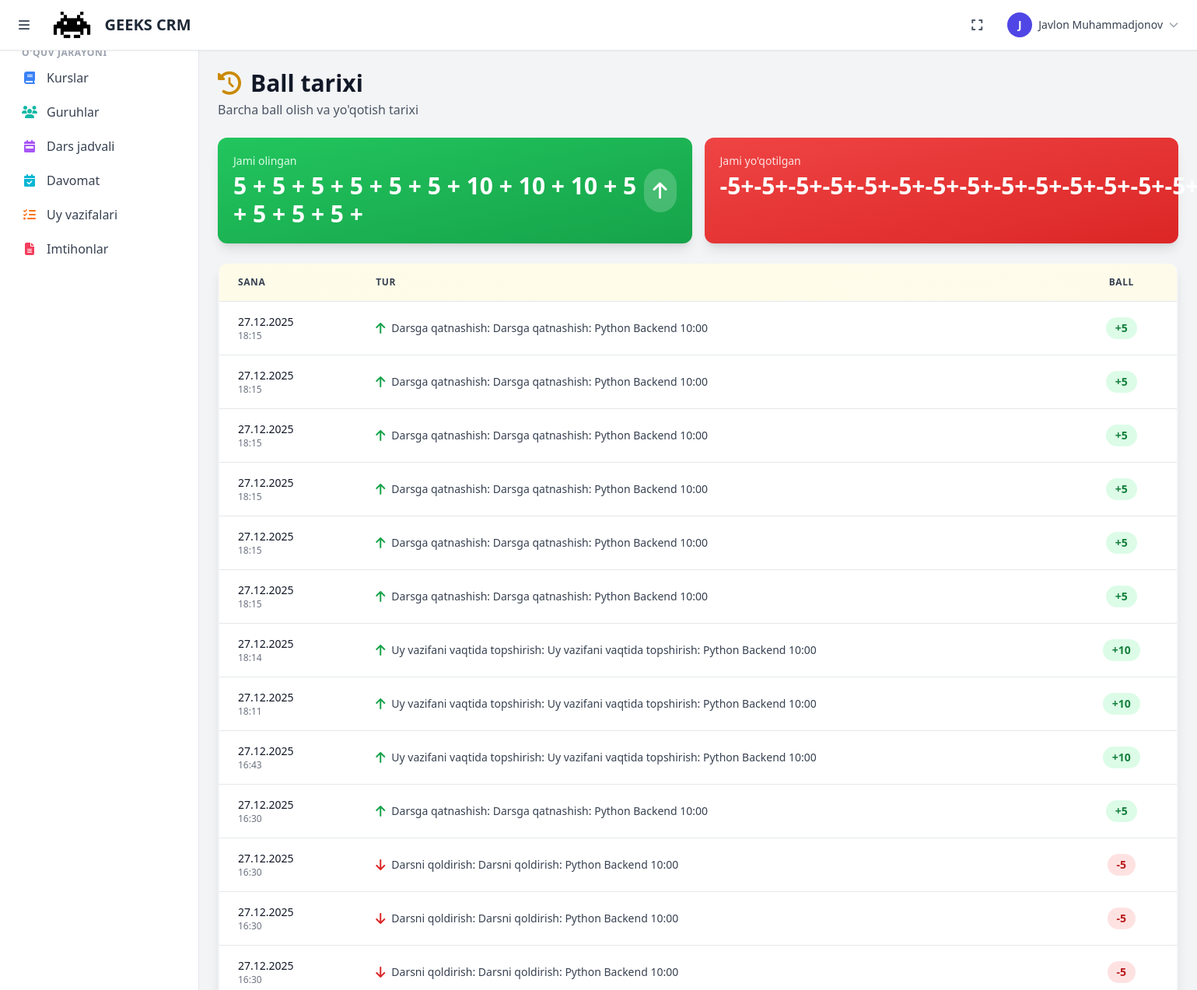
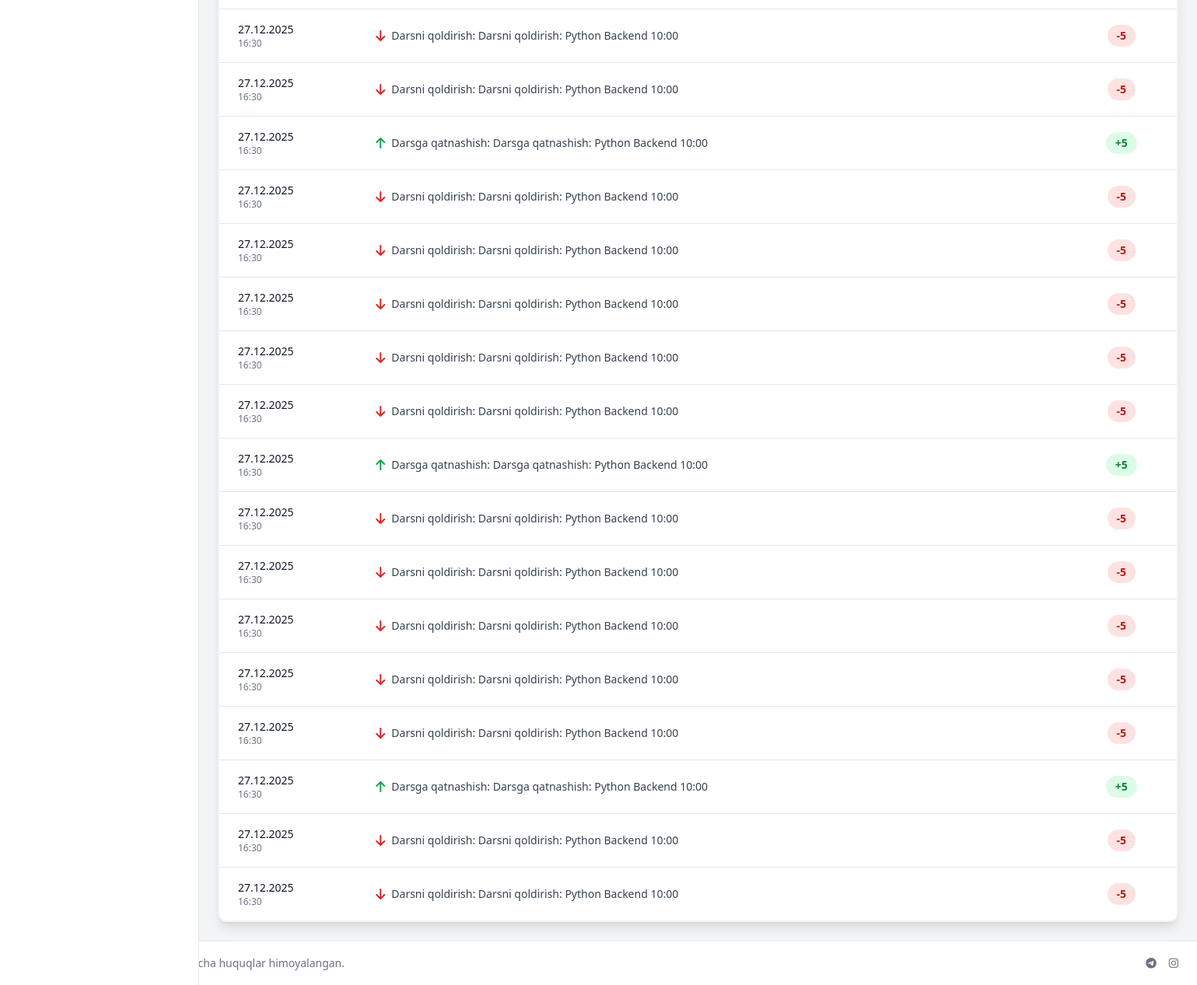
The app's page /gamification/points/history/ (signed in) with its own data (2 pictures, top to bottom).
### accounts/models.py (models this page shows, shortened)
class User(AbstractUser):
    ROLE_CHOICES = [
        ('admin', 'Administrator'),
        ('manager', 'Menejer'),
        ('mentor', 'Mentor'),
        ('student', "O'quvchi"),
        ('accountant', 'Buxgalter'),
        ('sales', 'Sotuvchi'),
        ('sales_manager', 'Sotuvchilar menejeri'),
    ]
    role = models.CharField(max_length=20, choices=ROLE_CHOICES, default='student', verbose_name='Rol')
    phone = models.CharField(max_length=20, blank=True, null=True, verbose_name='Telefon')
    telegram_id = models.BigIntegerField(blank=True, null=True, unique=True, verbose_name='Telegram ID')
    telegram_username = models.CharField(max_length=100, blank=True, null=True, verbose_name='Telegram username')
    avatar = models.ImageField(upload_to='avatars/', blank=True, null=True, verbose_name='Avatar')
    is_active = models.BooleanField(default=True, verbose_name='Faol')
    created_at = models.DateTimeField(auto_now_add=True, verbose_name='Yaratilgan sana')
    updated_at = models.DateTimeField(auto_now=True, verbose_name='Yangilangan sana')
    class Meta:
        verbose_name = 'Foydalanuvchi'
        verbose_name_plural = 'Foydalanuvchilar'
        ordering = ['-created_at']
        indexes = [
            models.Index(fields=['role', 'is_active']),
            models.Index(fields=['telegram_id']),
            models.Index(fields=['created_at']),
        ]
    def get_full_name(self):
        return f"{self.first_name} {self.last_name}"
    @property
    def is_mentor(self):
        return self.role == 'mentor'
    @property
    def is_student(self):
        return self.role == 'student'

### gamification/models.py (models this page shows, shortened)
class PointTransaction(models.Model):
    POINT_TYPE_CHOICES = [
        ('attendance_present', 'Darsga qatnashish'),
        ('homework_on_time', 'Uy vazifani vaqtida topshirish'),
        ('homework_late', 'Uy vazifani kech topshirish'),
        ('attendance_absent', 'Darsni qoldirish'),
        ('exam_high_score', 'Imtihondan yuqori ball'),
        ('badge_earned', 'Badge olish'),
        ('manual', 'Qo\'lda qo\'shish'),
    ]
    student = models.ForeignKey(User, on_delete=models.CASCADE, related_name='point_transactions',
                               limit_choices_to={'role': 'student'})
    points = models.IntegerField()  # + yoki - ball
    point_type = models.CharField(max_length=30, choices=POINT_TYPE_CHOICES)
    description = models.TextField(blank=True, null=True)
    attendance = models.ForeignKey(Attendance, on_delete=models.SET_NULL, null=True, blank=True,
                                   related_name='point_transactions')
    homework = models.ForeignKey(Homework, on_delete=models.SET_NULL, null=True, blank=True,
                                 related_name='point_transactions')
    exam_result = models.ForeignKey(ExamResult, on_delete=models.SET_NULL, null=True, blank=True,
                                    related_name='point_transactions')
    created_at = models.DateTimeField(auto_now_add=True)
    class Meta:
        verbose_name = _('Point Transaction')
        verbose_name_plural = _('Point Transactions')
        ordering = ['-created_at']
        indexes = [
            models.Index(fields=['student', 'created_at']),
            models.Index(fields=['point_type', 'created_at']),
        ]

### gamification/views.py (the view)
# urls.py: path('points/history/', views.PointHistoryView.as_view(), name='point_history'),
class PointHistoryView(LoginRequiredMixin, ListView):
    model = PointTransaction
    template_name = 'gamification/point_history.html'
    context_object_name = 'points'
    paginate_by = 30
    def get_queryset(self):
        if self.request.user.is_student:
            student = self.request.user
            queryset = PointTransaction.objects.filter(student=student).select_related(
                'attendance', 'homework', 'exam_result', 'student'
            ).order_by('-created_at')
        else:
            student_id = self.request.GET.get('student_id')
            if student_id:
                from accounts.models import User
                try:
                    student = User.objects.get(pk=student_id, role='student')
                    queryset = PointTransaction.objects.filter(student=student).select_related(
                        'attendance', 'homework', 'exam_result', 'student'
                    ).order_by('-created_at')
                except User.DoesNotExist:
                    queryset = PointTransaction.objects.none()
            else:
                queryset = PointTransaction.objects.select_related(
                    'attendance', 'homework', 'exam_result', 'student'
                ).order_by('-created_at')
        return queryset

### homework/context_processors.py (called while the page is built)
def homework_notifications(request):
    context = {}
    if request.user.is_authenticated:
        if request.user.is_mentor:
            submitted_count = Homework.objects.filter(
                lesson__group__mentor=request.user,
                is_submitted=True
            ).filter(
                grade__isnull=True
            ).count()
            context['submitted_homeworks_count'] = submitted_count
        elif request.user.is_student:
            pending_count = Homework.objects.filter(
                student=request.user,
                is_submitted=False
            ).count()
            context['pending_homeworks_count'] = pending_count
    return context

### templates/gamification/point_history.html (shortened to what this page needs)
{% extends 'base.html' %}
{% load static %}
{% block content %}
<div class="space-y-6">
    <div class="flex flex-col sm:flex-row sm:items-center sm:justify-between gap-4">
        <div>
            <h1 class="text-2xl sm:text-3xl font-bold text-gray-900 flex items-center gap-3">
                <i class="fas fa-history text-yellow-600"></i>
                Ball tarixi
            </h1>
            <p class="text-gray-600 mt-1">Barcha ball olish va yo'qotish tarixi</p>
        </div>
    </div>
    {% if points %}
    <div class="grid grid-cols-1 sm:grid-cols-2 gap-4">
        <div class="bg-gradient-to-br from-green-500 to-green-600 rounded-xl shadow-lg p-5 text-white">
            <div class="flex items-center justify-between">
                <div>
                    <p class="text-green-100 text-sm font-medium mb-1">Jami olingan</p>
                    <p class="text-3xl font-bold">
                        {% for p in points %}
                        {% if p.points > 0 %}
                        {{ p.points }}
                        {% if not forloop.last %}+{% endif %}
                        {% endif %}
                        {% endfor %}
                    </p>
                </div>
                <div class="bg-white bg-opacity-20 rounded-full p-3 backdrop-blur-sm">
                    <i class="fas fa-arrow-up text-2xl"></i>
                </div>
            </div>
        </div>
        <div class="bg-gradient-to-br from-red-500 to-red-600 rounded-xl shadow-lg p-5 text-white">
            <div class="flex items-center justify-between">
                <div>
                    <p class="text-red-100 text-sm font-medium mb-1">Jami yo'qotilgan</p>
                    <p class="text-3xl font-bold">
                        {% for p in points %}{% if p.points < 0 %}{{ p.points }}{% if not forloop.last %}+{% endif %}{% endif %}{% endfor %}
                    </p>
                </div>
            </div>
        </div>
    </div>
    {% endif %}
    <div class="bg-white rounded-xl shadow-lg overflow-hidden border-2 border-gray-100">
        <div class="overflow-x-auto">
            <table class="w-full min-w-full divide-y divide-gray-200">
                <thead class="bg-gradient-to-r from-yellow-50 to-amber-50">
                    <tr>
                        <th class="px-6 py-4 text-left text-xs font-bold text-gray-700 uppercase tracking-wider">Sana</th>
                        <th class="px-6 py-4 text-left text-xs font-bold text-gray-700 uppercase tracking-wider">Tur</th>
                        <th class="px-6 py-4 text-center text-xs font-bold text-gray-700 uppercase tracking-wider">Ball</th>
                    </tr>
                </thead>
                <tbody class="bg-white divide-y divide-gray-200">
                    {% for p in points %}
                    <tr class="hover:bg-yellow-50 transition">
                        <td class="px-6 py-4 text-sm font-medium text-gray-900">
                            <div class="flex flex-col">
                                <span>{{ p.created_at|date:"d.m.Y" }}</span>
                                <span class="text-xs text-gray-500">{{ p.created_at|date:"H:i" }}</span>
                            </div>
                        </td>
                        <td class="px-6 py-4">
                            <div class="flex items-center gap-2">
                                <i class="fas {% if p.points > 0 %}fa-arrow-up text-green-600{% else %}fa-arrow-down text-red-600{% endif %}"></i>
                                <span class="text-sm text-gray-700">{{ p.get_point_type_display }}{% if p.description %}: {{ p.description }}{% endif %}</span>
                            </div>
                        </td>
                        <td class="px-6 py-4 text-center">
                            <span class="inline-flex items-center px-3 py-1 rounded-full text-sm font-bold {% if p.points > 0 %}bg-green-100 text-green-700{% else %}bg-red-100 text-red-700{% endif %}">
                                {% if p.points > 0 %}+{% endif %}{{ p.points }}
                            </span>
                        </td>
                    </tr>
                    {% endfor %}
                </tbody>
            </table>
        </div>
    </div>
</div>
{% endblock %}

### templates/base.html (shortened to what this page needs)
{% load static %}
{% load humanize %}
{% load crud_tags %}
<!DOCTYPE html>
<html lang="uz">
<head>
    <script src="https://cdn.tailwindcss.com"></script>
    <link href="https://cdnjs.cloudflare.com/ajax/libs/font-awesome/6.5.1/css/all.min.css" rel="stylesheet">
</head>
<body class="bg-gray-100 min-h-screen flex flex-col">
    <nav class="bg-white shadow-sm border-b border-gray-200 sticky top-0 z-40">
        <div class="max-w-full mx-auto px-4">
            <div class="flex items-center justify-between h-16">
                <div class="flex items-center gap-4">
                    <button id="sidebarToggle" class="p-2 rounded-lg hover:bg-gray-100 transition"
                            onclick="toggleSidebar()" title="Sidebar'ni yashirish/ko'rsatish">
                        <i class="fas fa-bars text-gray-600"></i>
                    </button>
                    <a href="{% url 'dashboard' %}" class="flex items-center gap-3">
                        <img src="{% static 'img/logo_dark.png' %}" alt="Logo" class="h-10 w-auto" onerror="this.style.display='none'">
                        <span class="text-xl font-bold text-gray-800">GEEKS CRM</span>
                    </a>
                </div>
                {% if user.is_authenticated %}
                <div class="flex items-center gap-4">
                    <button id="fullscreenToggle" class="p-2 rounded-lg hover:bg-gray-100 transition hidden sm:block"
                            onclick="toggleFullscreen()" title="To'liq ekran rejimi">
                        <i class="fas fa-expand text-gray-600"></i>
                    </button>
                    <div class="relative" x-data="{open: false}">
                        <button @click="open = !open" class="flex items-center gap-2 p-2 rounded-lg hover:bg-gray-100">
                            <div class="w-8 h-8 bg-indigo-600 rounded-full flex items-center justify-center text-white text-sm font-bold">
                                {{ user.first_name.0|upper|default:user.username.0|upper }}
                            </div>
                            <span class="hidden sm:block text-sm font-medium text-gray-700">{{ user.get_full_name|default:user.username }}</span>
                            <i class="fas fa-chevron-down text-gray-400 text-xs"></i>
                        </button>
                    </div>
                </div>
                {% else %}
                <a href="{% url 'accounts:login' %}" class="px-4 py-2 bg-indigo-600 text-white rounded-lg hover:bg-indigo-700">
                    Kirish
                </a>
                {% endif %}
            </div>
        </div>
    </nav>
    <div class="flex flex-1">
        {% if user.is_authenticated %}
        <aside id="sidebar" class="w-64 bg-white border-r border-gray-200 fixed inset-y-0 left-0 z-30 transform -translate-x-full lg:translate-x-0 transition-transform duration-200 pt-16 lg:pt-0">
            <nav class="p-4 space-y-1 overflow-y-auto h-full">
                <a href="{% url 'dashboard' %}" class="flex items-center gap-3 px-3 py-2 rounded-lg text-gray-700 hover:bg-gray-100 {% if request.path == '/' %}bg-indigo-50 text-indigo-700{% endif %}">
                    <span>Dashboard</span>
                </a>
                {% if user.role == 'admin' or user.role == 'manager' or user.role == 'mentor' %}
                <p class="text-xs font-semibold text-gray-400 uppercase tracking-wider mt-6 mb-2 px-3">O'quv jarayoni</p>
                <a href="{% url 'courses:course_list' %}" class="flex items-center gap-3 px-3 py-2 rounded-lg text-gray-700 hover:bg-gray-100">
                    <i class="fas fa-book w-5 text-center text-blue-500"></i>
                    <span>Kurslar</span>
                </a>
                <a href="{% url 'courses:group_list' %}" class="flex items-center gap-3 px-3 py-2 rounded-lg text-gray-700 hover:bg-gray-100">
                    <i class="fas fa-users w-5 text-center text-teal-500"></i>
                    <span>Guruhlar</span>
                </a>
                <a href="{% url 'schedule:timetable' %}" class="flex items-center gap-3 px-3 py-2 rounded-lg text-gray-700 hover:bg-gray-100">
                    <i class="fas fa-calendar-week w-5 text-center text-purple-500"></i>
                    <span>Dars jadvali</span>
                </a>
                <a href="{% url 'attendance:attendance_list' %}" class="flex items-center gap-3 px-3 py-2 rounded-lg text-gray-700 hover:bg-gray-100">
                    <i class="fas fa-calendar-check w-5 text-center text-cyan-500"></i>
                    <span>Davomat</span>
                </a>
                <a href="{% url 'homework:homework_list' %}" class="flex items-center gap-3 px-3 py-2 rounded-lg text-gray-700 hover:bg-gray-100 relative">
                    <i class="fas fa-tasks w-5 text-center text-orange-500"></i>
                    <span>Uy vazifalari</span>
                </a>
                <a href="{% url 'exams:exam_list' %}" class="flex items-center gap-3 px-3 py-2 rounded-lg text-gray-700 hover:bg-gray-100">
                    <i class="fas fa-file-alt w-5 text-center text-rose-500"></i>
                    <span>Imtihonlar</span>
                </a>
                {% endif %}
            </nav>
        </aside>
        {% endif %}
        <main id="mainContent" class="flex-1 p-4 sm:p-6 transition-all duration-200" style="min-height: 0;">
            {% block content %}{% endblock %}
        </main>
    </div>
    <footer class="bg-white border-t border-gray-200 py-4 px-6 mt-auto">
        <div class="flex flex-col md:flex-row justify-between items-center gap-2 text-sm text-gray-500">
            <div class="flex items-center gap-2">
                <span>&copy; 2024 GEEKS Academy. Barcha huquqlar himoyalangan.</span>
            </div>
            <div class="flex items-center gap-4">
                <a href="#" class="hover:text-gray-700"><i class="fab fa-telegram"></i></a>
                <a href="#" class="hover:text-gray-700"><i class="fab fa-instagram"></i></a>
            </div>
        </div>
    </footer>
</body>
</html>

### records on screen
User: first_name.0 "J", get_full_name "Javlon Muhammadjonov"
PointTransaction: points "5", created_at "27.12.2025", created_at "18:15", point_type "Darsga qatnashish", description "Darsga qatnashish: Python Backend 10:00"
PointTransaction: points "5", created_at "27.12.2025", created_at "18:15", point_type "Darsga qatnashish", description "Darsga qatnashish: Python Backend 10:00"
PointTransaction: points "5", created_at "27.12.2025", created_at "18:15", point_type "Darsga qatnashish", description "Darsga qatnashish: Python Backend 10:00"
PointTransaction: points "5", created_at "27.12.2025", created_at "18:15", point_type "Darsga qatnashish", description "Darsga qatnashish: Python Backend 10:00"
PointTransaction: points "5", created_at "27.12.2025", created_at "18:15", point_type "Darsga qatnashish", description "Darsga qatnashish: Python Backend 10:00"
PointTransaction: points "5", created_at "27.12.2025", created_at "18:15", point_type "Darsga qatnashish", description "Darsga qatnashish: Python Backend 10:00"
PointTransaction: points "10", created_at "27.12.2025", created_at "18:14", point_type "Uy vazifani vaqtida topshirish", description "Uy vazifani vaqtida topshirish: Python Backend 10:00"
PointTransaction: points "10", created_at "27.12.2025", created_at "18:11", point_type "Uy vazifani vaqtida topshirish", description "Uy vazifani vaqtida topshirish: Python Backend 10:00"
PointTransaction: points "10", created_at "27.12.2025", created_at "16:43", point_type "Uy vazifani vaqtida topshirish", description "Uy vazifani vaqtida topshirish: Python Backend 10:00"
PointTransaction: points "5", created_at "27.12.2025", created_at "16:30", point_type "Darsga qatnashish", description "Darsga qatnashish: Python Backend 10:00"
PointTransaction: points "5", created_at "27.12.2025", created_at "16:30", point_type "Darsga qatnashish", description "Darsga qatnashish: Python Backend 10:00"
PointTransaction: points "5", created_at "27.12.2025", created_at "16:30", point_type "Darsga qatnashish", description "Darsga qatnashish: Python Backend 10:00"
PointTransaction: points "5", created_at "27.12.2025", created_at "16:30", point_type "Darsga qatnashish", description "Darsga qatnashish: Python Backend 10:00"
PointTransaction: points "-5", created_at "27.12.2025", created_at "16:30", point_type "Darsni qoldirish", description "Darsni qoldirish: Python Backend 10:00"
PointTransaction: points "-5", created_at "27.12.2025", created_at "16:30", point_type "Darsni qoldirish", description "Darsni qoldirish: Python Backend 10:00"
PointTransaction: points "-5", created_at "27.12.2025", created_at "16:30", point_type "Darsni qoldirish", description "Darsni qoldirish: Python Backend 10:00"
PointTransaction: points "-5", created_at "27.12.2025", created_at "16:30", point_type "Darsni qoldirish", description "Darsni qoldirish: Python Backend 10:00"
PointTransaction: points "-5", created_at "27.12.2025", created_at "16:30", point_type "Darsni qoldirish", description "Darsni qoldirish: Python Backend 10:00"
PointTransaction: points "-5", created_at "27.12.2025", created_at "16:30", point_type "Darsni qoldirish", description "Darsni qoldirish: Python Backend 10:00"
PointTransaction: points "-5", created_at "27.12.2025", created_at "16:30", point_type "Darsni qoldirish", description "Darsni qoldirish: Python Backend 10:00"
PointTransaction: points "-5", created_at "27.12.2025", created_at "16:30", point_type "Darsni qoldirish", description "Darsni qoldirish: Python Backend 10:00"
PointTransaction: points "-5", created_at "27.12.2025", created_at "16:30", point_type "Darsni qoldirish", description "Darsni qoldirish: Python Backend 10:00"
PointTransaction: points "-5", created_at "27.12.2025", created_at "16:30", point_type "Darsni qoldirish", description "Darsni qoldirish: Python Backend 10:00"
PointTransaction: points "-5", created_at "27.12.2025", created_at "16:30", point_type "Darsni qoldirish", description "Darsni qoldirish: Python Backend 10:00"
PointTransaction: points "-5", created_at "27.12.2025", created_at "16:30", point_type "Darsni qoldirish", description "Darsni qoldirish: Python Backend 10:00"
PointTransaction: points "-5", created_at "27.12.2025", created_at "16:30", point_type "Darsni qoldirish", description "Darsni qoldirish: Python Backend 10:00"
PointTransaction: points "-5", created_at "27.12.2025", created_at "16:30", point_type "Darsni qoldirish", description "Darsni qoldirish: Python Backend 10:00"
PointTransaction: created_at "27.12.2025", created_at "16:30", point_type "Darsni qoldirish", description "Darsni qoldirish: Python Backend 10:00", points "-5"
PointTransaction: created_at "27.12.2025", created_at "16:30", point_type "Darsni qoldirish", description "Darsni qoldirish: Python Backend 10:00", points "-5"
PointTransaction: created_at "27.12.2025", created_at "16:30", point_type "Darsni qoldirish", description "Darsni qoldirish: Python Backend 10:00", points "-5"
